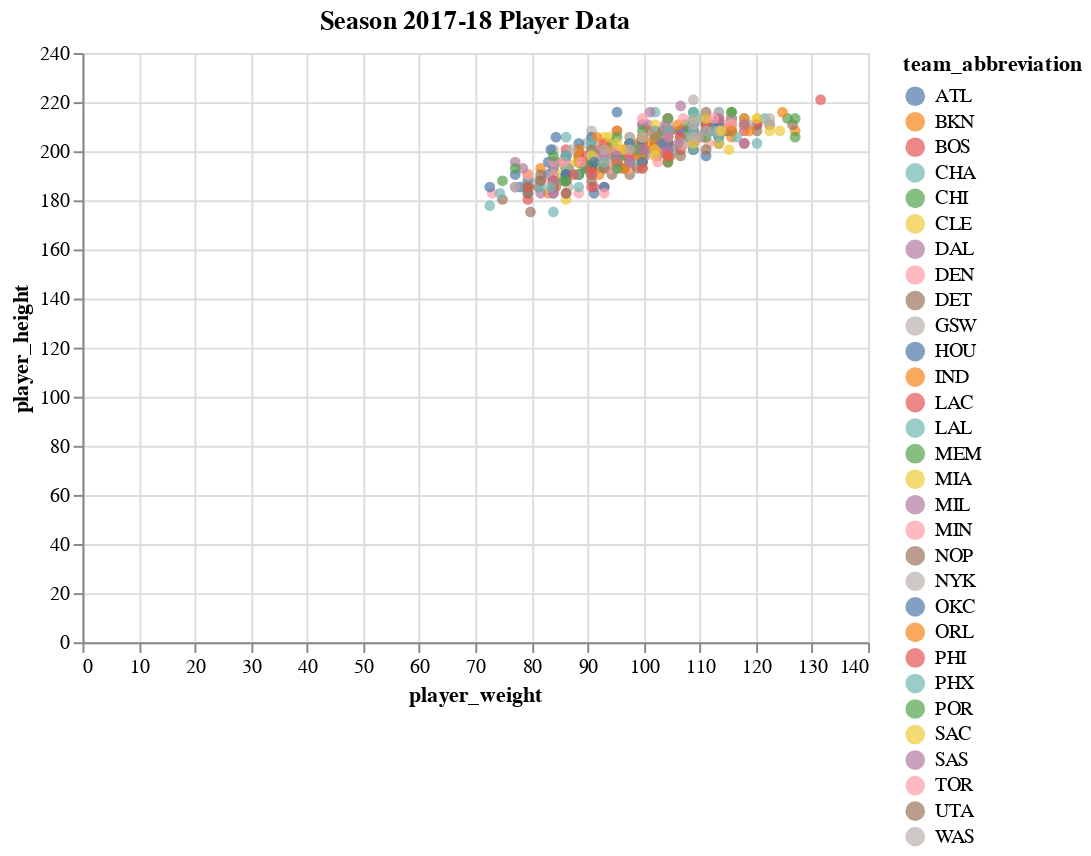

Source (notebook cell):
### Code cell
season17 =  pd.DataFrame()
season17 = all_seasons.copy()
season17 = season17[season17.season == '2017-18']


alt.Chart(season17, title = "Season 2017-18 Player Data").mark_circle(size=30).encode(
    x='player_weight',
    y='player_height',
    color='team_abbreviation',
    tooltip=['player_name', 'team_abbreviation', 'player_weight', 'player_height']
).interactive()

### Figure 1 — Vega-Lite specification as saved in the notebook (floating-point values rounded to 4 significant figures; data arrays with more than 128 entries replaced by an {"elided": "..."} marker saying what was removed)
{"config": {"view": {"continuousWidth": 400, "continuousHeight": 300}}, "data": {"name": "data-e910107c00901f61cda652c11fdee866"}, "mark": {"type": "circle", "size": 30}, "encoding": {"color": {"type": "nominal", "field": "team_abbreviation"}, "tooltip": [{"type": "nominal", "field": "player_name"}, {"type": "nominal", "field": "team_abbreviation"}, {"type": "quantitative", "field": "player_weight"}, {"type": "quantitative", "field": "player_height"}], "x": {"type": "quantitative", "field": "player_weight"}, "y": {"type": "quantitative", "field": "player_height"}}, "selection": {"selector008": {"type": "interval", "bind": "scales", "encodings": ["x", "y"]}}, "title": "Season 2017-18 Player Data", "$schema": "https://vega.github.io/schema/vega-lite/v4.8.1.json", "datasets": {"data-e910107c00901f61cda652c11fdee866": {"elided": "540 records"}}}
